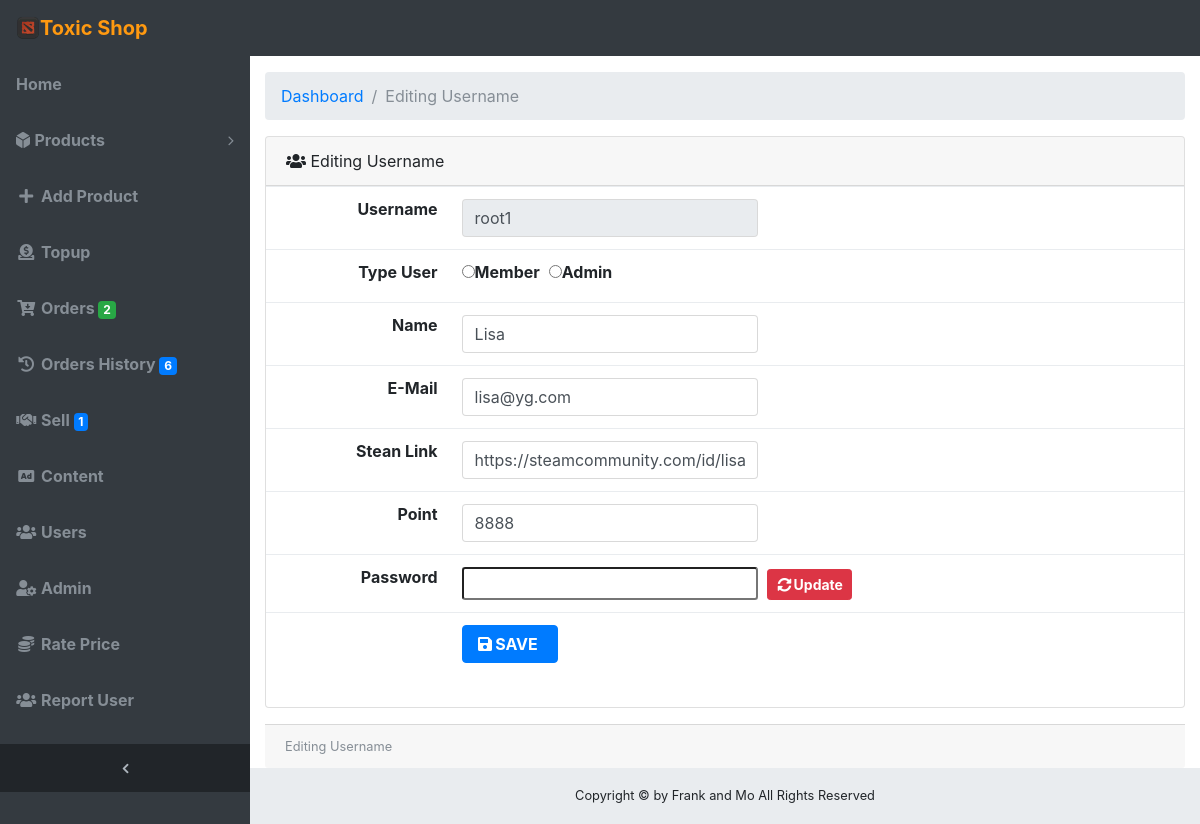
The app's page /dashboard/edituser.php?u_id=9 (signed in) with its own data.
### tables this page shows
CREATE TABLE `users` (
  `u_id` int(10) NOT NULL,
  `username` varchar(100) NOT NULL,
  `password` varchar(100) NOT NULL,
  `name` varchar(255) NOT NULL,
  `email` varchar(255) NOT NULL,
  `link` text NOT NULL,
  `status` varchar(1) NOT NULL DEFAULT '0',
  `date` datetime NOT NULL,
  `point` varchar(255) NOT NULL DEFAULT '0'
);

### dashboard/edituser.php (the view, shortened to what this page needs)
<?php
  require_once '../config/check.php';
  require_once '../config/connectdb.php';
  $sqledituser= "SELECT * FROM users Where u_id = '".$_GET['u_id']."'";
  $resultedituser = mysqli_query($conn,$sqledituser);
  $dataedituser = mysqli_fetch_array($resultedituser);
?>
<!DOCTYPE html>
<html lang="en">
  <head>
    <link href="vendor/bootstrap/css/bootstrap.min.css" rel="stylesheet">
  <link rel="stylesheet" href="https://use.fontawesome.com/releases/v5.7.2/css/all.css">
    <link href="vendor/datatables/dataTables.bootstrap4.css" rel="stylesheet">
    <link href="css/sb-admin.css" rel="stylesheet">
  </head>
  <body class="fixed-nav sticky-footer bg-dark" id="page-top">
    <?php require_once 'navbar.php'; ?>
    <ul class="navbar-nav sidenav-toggler">
          <li class="nav-item">
            <a class="nav-link text-center" id="sidenavToggler">
              <i class="fa fa-fw fa-angle-left"></i>
            </a>
          </li>
        </ul>
      </div>
    </nav>
    <div class="content-wrapper">
      <div class="container-fluid">
        <ol class="breadcrumb">
          <li class="breadcrumb-item">
            <a href="index.php">Dashboard</a>
          </li>
          <li class="breadcrumb-item active">Editing Username</li>
        </ol>
        <div class="card mb-3">
          <div class="card-header">
            <i class="fas fa-users"></i>
            Editing Username
          </div>
            <form method="post" action="" enctype="multipart/form-data">
            <div class="table-responsive">
              <table class="table " width="50%" cellspacing="0">
                <tbody>
                  <tr>
                    <td width="20%" align="right">  <label for="u_id"><b>Username </b></label></td>
                    <td width="80%" ><input class="form-control col-5" id="username" name="username" type="text" placeholder="" required value="<?php echo $dataedituser['username'];?>" readonly></td>
                  </tr>
                  <tr>
                    <td width="20%" align="right">  <label for="u_status"><b>Type User</b></label></td>
                    <td width="80%" >
                    <input required name="u_status" type="radio" value="0" ><b>Member</b>&nbsp;
                    <input required name="u_status" type="radio" value="1" ><b>Admin</b>
                  </td>
                  </tr>
                  <tr>
                    <td width="20%" align="right">  <label for="u_name"><b>Name</b></label></td>
                    <td width="80%" ><input class="form-control col-5" id="u_name" name="u_name" type="text" placeholder="" required value="<?php echo $dataedituser['name'];?>"></td>
                  </tr>
                  <tr>
                    <td width="20%" align="right">  <label for="email"><b>E-Mail</b></label></td>
                    <td width="80%" ><input class="form-control col-5" id="email" name="email" type="text" placeholder=""  value="<?php echo $dataedituser['email'];?>"></td>
                  </tr>
                  <tr>
                    <td width="20%" align="right">  <label for="steam"><b>Stean Link</b></label></td>
                    <td width="80%" ><input class="form-control col-5" id="steam" name="steam" type="text" placeholder="" required value="<?php echo $dataedituser['link'];?>"></td>
                  </tr>
                  <tr>
                    <td width="20%" align="right">   <label for="point"><b>Point</b></label></td>
                    <td width="80%" ><input class="form-control col-5" id="point" name="point" type="text" placeholder="" required value="<?php echo $dataedituser['point'];?>"></td>
                  </tr>
                  <tr>
                    <td width="20%" align="right">  <label for="password"><b>Password</b></label>  </td>
                    <td width="80%" >
                    <form role="form" action="edituser.php?u_id=<?=$dataedituser['u_id'];?>" method="POST" id="updatepassword" name="updatepassword" >
                    <input id="name" class="form-control-sm col-5" name="updatepassword" type="text" value="">&nbsp;
                    <button class="btn btn-danger btn-sm" type="submit" name="submitpassword"><b><i class="fas fa-sync-alt fa-fw"></i>Update<b></button>
                    </form>
                    </td>
                  </tr>
                  <tr>
                  <td></td>
                    <td align="left"><button id="submit" name="submit" class="btn btn-primary"><i class="fas fa-save fa-fw"></i><b>SAVE &nbsp;</b></button></td>
                  </tr>
                </tbody>
    </table>
    </div>
    </form>
          </div>
          <div class="card-footer small text-muted">
          Editing Username
          </div>
        </div>
      </div>
    <?php require_once 'footer.php'; ?>
  </body>
</html>

### dashboard/css/sb-admin.css (style rules this page uses)
html { position: relative; min-height: 100%; }
body.sticky-footer { margin-bottom: 56px; }
body.sticky-footer .content-wrapper { min-height: calc(100vh - 56px - 56px); }
body.fixed-nav { padding-top: 56px; }
.content-wrapper { min-height: calc(100vh - 56px); padding-top: 1rem; }
#mainNav .navbar-collapse .navbar-nav .nav-item .nav-link { cursor: pointer; }
#mainNav .navbar-collapse .sidenav-toggler { display: none; }
#mainNav.fixed-top .sidenav-toggler { display: none; }
@media (min-width: 992px) { #mainNav.fixed-top .sidenav-toggler { position: absolute; top: 0; left: 0; display: flex; overflow-x: hidden; overflow-y: auto; -webkit-flex-direction: column; -ms-flex-direction: column; flex-direction: column; margin-top: calc(100vh - 56px); } }
@media (min-width: 992px) { #mainNav.fixed-top .sidenav-toggler > .nav-item { width: 250px; padding: 0; } }
@media (min-width: 992px) { #mainNav.fixed-top .sidenav-toggler > .nav-item > .nav-link { padding: 1em; } }
#mainNav.fixed-top.navbar-dark .sidenav-toggler { background-color: #212529; }
#mainNav.fixed-top.navbar-dark .sidenav-toggler a i { color: #adb5bd; }
.content-wrapper { overflow-x: hidden; background: white; }
@media (min-width: 992px) { .content-wrapper { margin-left: 250px; } }
#sidenavToggler i { font-weight: 800; }

### records on screen
users: username "root1", u_name "Lisa", email "lisa@yg.com", steam "https://steamcommunity.com/id/lisa", point "8888"

### other values on screen
$datacount['total'] "2"
$datacount1['total1'] "6"
$datacount2['total2'] "1"
